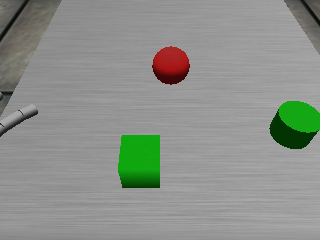
//> input picture For_Simulator/datadump/testss021/cam/left/00000002.ppm, 320 x 240 px; its folder holds only this picture in this run
$ ./cutout ../../datadump/testss021/cam/left/00000002.ppm   (built with g++ and OpenCV 4)
//> lines starting //> are read from the running program, lines starting //| are printed output that depends on the picture; after the words box and inside, x2 and y2 are one past the last pixel; in counts of white or black regions, pixels touching at a corner belong together
//Akira Taniguchi 2016/06/08
//back.cpp::http://image.onishi-lab.jp/002.html#2
//OpenCVlabeling.cpp::http://qiita.com/wakaba130/items/9d921b8b3eb812e4f197
//henkan.cpp::http://opencv.jp/cookbook/opencv_img.html
#include <stdio.h>
#include <stdlib.h>
#include <iostream>
#include <vector>
#include <opencv/cv.h>
#include <opencv2/opencv.hpp>
#include <opencv2/core.hpp>
#include <opencv2/imgproc.hpp>
#include <opencv2/imgcodecs.hpp>
#include <opencv2/highgui.hpp>
#include "./opencv_lib.hpp"
//#include <time.h>
#include <unistd.h>

// [7 lines of commented-out code are left out]

int ppm_read(char *filename, unsigned char *pimage); //上と同じ
int pgm_write(char *filename, unsigned char *pimage); //上と同じ

//intを二乗する
int i_square(int i){
  return i*i;
}


int GetRandom(int min,int max){
    //static int flag;

	//if (flag == 0) {
		srand((unsigned int)time(NULL));
	//	flag = 1;
//}

	return min + (int)(rand()*(max-min+1.0)/(1.0+RAND_MAX));
}

/*
/---- masking --- マスク領域だけ画像データをコピーする -----------------------
    image_in:    入力画像配列
    image_out:    出力画像配列
    image_mask:    マスク画像配列（２値画像）
-----------------------------------------------------------------------------/
void masking(unsigned char image_in[Y_SIZE][X_SIZE],
    unsigned char image_out[Y_SIZE][X_SIZE],
    unsigned char image_mask[Y_SIZE][X_SIZE])
{
    int    i, j;
    int HIGH = 255;

    for (i = 0; i < Y_SIZE; i++) {
        for (j = 0; j < X_SIZE; j++) {
              if (image_mask[i][j] == HIGH)    image_out[i][j] = image_in[i][j];
              else                            image_out[i][j] = 0;
        }
    }
}
*/

//実行は、「./cutout filename」のようにコマンド引数をつける
int main(int argc, char *argv[]){
  int i,j,x,y,diff,no;
  char filename[64];
  char trialname[64];
  FILE *fp,*fp2;
  unsigned char *back; //背景
  unsigned char *image; //取り込む画像
  unsigned char *sabun; //領域
  //unsigned char *mask; //領域

  back  = (unsigned char *) malloc(sizeof(unsigned char)*320*240*3); //メモリの確保
  image = (unsigned char *) malloc(sizeof(unsigned char)*320*240*3);
  sabun = (unsigned char *) malloc(sizeof(unsigned char)*320*240*1);
  //mask  = (unsigned char *) malloc(sizeof(unsigned char)*320*240*3);

  //no = atoi(argv[1]);
  strcpy(trialname,argv[1]);
  //sprintf(trialname,argv[1]);// = argv[1];
  printf("%s\n",trialname);
  ppm_read("/home/akira/Dropbox/iCub/datadump/initial/leftcam.ppm", back); //背景ファイルの読み込み

  //sprintf(filename,"~/Dropbox/iCub/datadump/%05d",no);//
  //_mkdir(filename);//ファイルは別で作成
  sprintf(filename,"/home/akira/Dropbox/iCub/datadump/%s/object_center.txt",trialname);//
  fp = fopen(filename, "w");
  printf("file open:%s\n",filename);
  strcpy(trialname,argv[1]);
  sprintf(filename,"/home/akira/Dropbox/iCub/datadump/%s/object_cam_point.txt",trialname);//
  fp2 = fopen(filename, "w");
  printf("file open:%s\n",filename);
  //for(no=1;no<=1;no++){
  no = 1; //kari
  i = 0;
  //sprintf(trialname,argv[1]);// = argv[1];
  strcpy(trialname,argv[1]);
  sprintf(filename,"/home/akira/Dropbox/iCub/datadump/%s/cam/left/00000001.ppm",trialname);

  printf("read:%s\n",filename);
  no = ppm_read(filename, image); //ファイルの読み込み
  int readok = 0;
  while (no == 1){
    strcpy(trialname,argv[1]);
    sprintf(filename,"/home/akira/Dropbox/iCub/datadump/%s/cam/left/0000000%d.ppm",trialname,i);
    printf("read:%s\n",filename);
    no = ppm_read(filename, image); //ファイルの読み込み
    readok = i;
    i++;
  }
  printf("read ok!\n");
  ////////////////////背景差分処理////////////////////

  for(y=0;y<240;y++){ //単純な差分
    for(x=0;x<320;x++){
      diff = i_square(*(image+3*(320*y+x)+0)-*(back+3*(320*y+x)+0)) +  i_square(*(image+3*(320*y+x)+1)-*(back+3*(320*y+x)+1)) + i_square(*(image+3*(320*y+x)+2)-*(back+3*(320*y+x)+2));

      if(diff>400) *(sabun+320*y+x) = 0xff;
      else *(sabun+320*y+x) = 0x00;
    }
  }
  //sprintf(trialname,argv[1]);// = argv[1];
  strcpy(trialname,argv[1]);
  printf("sabun syori ok!\n");
  sprintf(filename,"/home/akira/Dropbox/iCub/datadump/%s/image/sabun.pgm",trialname);
  printf("write:%s\n",filename);
  pgm_write(filename, sabun); //ファイルの書き込み
  ////////////////////背景差分処理////////////////////
  printf("haikei sabunn kanryo.\n");


  /*** 1,新規画像読み込み ***/
  strcpy(trialname,argv[1]);
  sprintf(filename,"/home/akira/Dropbox/iCub/datadump/%s/cam/left/0000000%d.ppm",trialname,readok);
  printf("read:%s\n",filename);
  cv::Mat moto_image = cv::imread(filename);
//> moto_image is the input picture: 240 rows x 320 cols, CV_8UC3; mean B, G, R 138.4, 145, 140.5
  std::vector<cv::Mat> channels;
  split(moto_image, channels);   // 読み込んだimageをチャンネル(RGB)ごとに分離してvectorに入れる
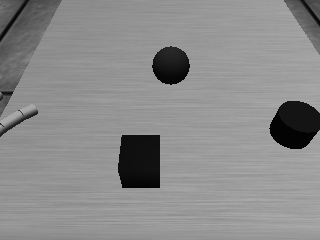
//> channels[0]: 240 rows x 320 cols, CV_8UC1; min 3, max 171, mean 138.4
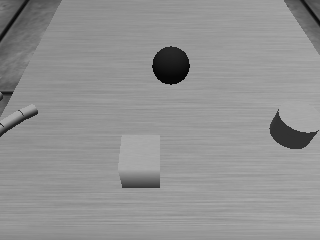
//> channels[1]: 240 rows x 320 cols, CV_8UC1; min 7, max 171, mean 145


  /*** 2,マスク処理 ***/
  strcpy(trialname,argv[1]);
  sprintf(filename,"/home/akira/Dropbox/iCub/datadump/%s/image/sabun.pgm",trialname);
  printf("read:%s\n",filename);
  cv::Mat mask = cv::imread(filename, 0); // マスク画像読み込み 引数0はグレースケールで読み込み
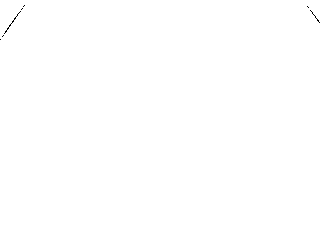
//> mask: 240 rows x 320 cols, CV_8UC1; 99.9% white; black in thin lines or dots, all inside (x1, y1, x2, y2) = (0, 5, 320, 40)
  channels.push_back(mask); // vector最後尾にマスク画像追加
  cv::Mat new_image;
  //cv::merge(channels, new_image); // mergeする
  moto_image.copyTo(new_image,mask);


  /*** 3,画像保存 ***/
  strcpy(trialname,argv[1]);
  sprintf(filename,"/home/akira/Dropbox/iCub/datadump/%s/image/mask.ppm",trialname);
  printf("write:%s\n",filename);
  //cv::imshow("new image", new_image);
  cv::imwrite(filename , new_image);

  // [20 lines of commented-out code are left out]

  strcpy(trialname,argv[1]);
  sprintf(filename,"/home/akira/Dropbox/iCub/datadump/%s/image/sabun.pgm",trialname);
  printf("read:%s\n",filename);
  //グレースケール入力
  cv::Mat src = cv::imread(filename, cv::IMREAD_GRAYSCALE);

  // 画像の読み込みに失敗したらエラー終了する
  if(src.empty())
    {
      std::cerr << "Failed to open image file." << std::endl;
      return -1;
    }

  //ラべリング処理
  cv::Mat LabelImg;
  cv::Mat stats;
  cv::Mat centroids;
  int nLab = cv::connectedComponentsWithStats(src, LabelImg, stats, centroids);
//> stats = [[0, 5, 320, 35, 51], [0, 0, 320, 240, 76749]]; centroids = [[106.6, 19.76], [159.5, 119.6]]; nLab = 2

  // ラベリング結果の描画色を決定
  std::vector<cv::Vec3b> colors(nLab);
  colors[0] = cv::Vec3b(0, 0, 0);
  for (int i = 1; i < nLab; ++i) {
    colors[i] = cv::Vec3b((rand() & 255), (rand() & 255), (rand() & 255));
  }
//> this loop made 1 pass

  // ラベリング結果の描画
  cv::Mat Dst(src.size(), CV_8UC3);

  //物体ごとの中心座標を描画
  cv::Mat Obj0(src.size(), CV_8UC3); //dummy
  cv::Mat Obj1(src.size(), CV_8UC3);
  cv::Mat Obj2(src.size(), CV_8UC3);
  cv::Mat Obj3(src.size(), CV_8UC3);
  cv::Mat Obj4(src.size(), CV_8UC3);
  cv::Mat Obj[5] = {Obj0,Obj1,Obj2,Obj3,Obj4};
  float objx[4];
  float objy[4];

  for (int i = 1; i < Dst.rows; ++i) {
    int *lb = LabelImg.ptr<int>(i);
    cv::Vec3b *pix = Dst.ptr<cv::Vec3b>(i);
    for (int j = 0; j < Dst.cols; ++j) {
      pix[j] = colors[lb[j]];
    }
  }
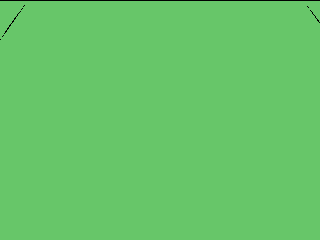
//> Dst: 240 rows x 320 cols, CV_8UC3; mean B, G, R 104.5, 197, 102.5
  printf("%d\n",nLab);
//| 2
  int object_num = 0;
  //ROIの設定
  for (int i = 1; i < nLab; ++i) {
    int *param = stats.ptr<int>(i);

    int x = stats.at<int>(i,cv::CC_STAT_LEFT);
    int y = stats.at<int>(i,cv::CC_STAT_TOP);
    int w = stats.at<int>(i,cv::CC_STAT_WIDTH);
    int h = stats.at<int>(i,cv::CC_STAT_HEIGHT);
    int area = stats.at<int>(i,cv::CC_STAT_AREA);
    if(area >= 500 && 5000 >= area && object_num < 4 && 0 <= x && x <= 320 && 0 <= y && y <= 240 && 0 <= w && w <= 320 && 0 <= h && h <= 240){

      // [4 lines of commented-out code are left out]

      cv::rectangle(Dst, cv::Rect(x, y, w, h), cv::Scalar(255, 255, 255), 1);
      //}

      //重心の出力
      //for (int i = 1; i < nLab; ++i) {
      //double *param = centroids.ptr<double>(i);
      float x2 = static_cast<float>(x);
      float y2 = static_cast<float>(y);
      float w2 = static_cast<float>(w);
      float h2 = static_cast<float>(h);


      cv::circle(Dst,cv::Point(x2 + w2/2, y2 + h2/2), 2, cv::Scalar(0, 0, 255), -1);

      //物体ごとの重心を描画
      cv::circle(Obj[object_num],cv::Point(x2 + w2/2, y2 + h2/2), 2, cv::Scalar(255, 255, 255), -1);
      objx[object_num] = x2 + w2/2;
      objy[object_num] = y2 + h2/2;


      //}

      //面積値の出力
      //for (int i = 1; i < nLab; ++i) {
      //int *param = stats.ptr<int>(i);
      std::cout << "area "<< object_num+1 <<" : " << area << std::endl;
      object_num++;

      //ROIの左上に番号を書き込む
      //int x = param[cv::ConnectedComponentsTypes::CC_STAT_LEFT];
      //int y = param[cv::ConnectedComponentsTypes::CC_STAT_TOP];
      std::stringstream num;
      num << object_num;
      cv::putText(Dst, num.str(), cv::Point(x+5, y+20), cv::FONT_HERSHEY_COMPLEX, 0.5, cv::Scalar(255, 255, 255), 1);
    }
  }
//> this loop made 1 pass
//> Obj0: 240 rows x 320 cols, CV_8UC3; every value is 0
//> after the loop, objx = [0, 0, 0, 0]; objy = [0, 0, 0, 0]; object_num = 0

  //cv::imshow("Src", src);
  //cv::imshow("Labels", Dst);
  //sprintf(trialname,argv[1]);// = argv[1];
  strcpy(trialname,argv[1]);
  sprintf(filename,"/home/akira/Dropbox/iCub/datadump/%s/image/label.ppm",trialname);//
  printf("write:%s\n",filename);
  //ppm_write(filename, Dst);
  //imwrite(const string& filename, const Mat& img, const vector<int>& params=vector<int>()
  imwrite(filename, Dst);

  std::cout << "object num: " << object_num << std::endl;
//| object num: 0
  fprintf(fp,"%d\n",object_num);
  fprintf(fp2,"%d\n",object_num);

  //物体を選ぶ
  int random_obj = GetRandom(1,object_num);
//> random_obj = 1
  printf("target object: %d\n",random_obj);
//| target object: 1
  fprintf(fp,"%d\n",random_obj);
  fprintf(fp2,"%d\n",random_obj);

  for (int i = 0;i< object_num;i++){
    if(i >= 4){
      printf("over object num.\n");
    }
    else{
      ////////////////////物体領域切り出し処理////////////////////
      //イメージをロード
      //sprintf(trialname,argv[1]);// = argv[1];
      strcpy(trialname,argv[1]);
      sprintf(filename,"/home/akira/Dropbox/iCub/datadump/%s/cam/left/0000000%d.ppm",trialname,readok);
      //sprintf(filename,"/home/akira/Dropbox/iCub/datadump/%s/image/mask.ppm",trialname);
      printf("read:%s\n",filename);
      IplImage* ipl = ::cvLoadImage(filename, CV_LOAD_IMAGE_ANYDEPTH | CV_LOAD_IMAGE_ANYCOLOR);

      strcpy(trialname,argv[1]);
      //sprintf(filename,"/home/akira/Dropbox/iCub/datadump/%s/cam/left/00000001.ppm",trialname);
      sprintf(filename,"/home/akira/Dropbox/iCub/datadump/%s/image/mask.ppm",trialname);
      printf("read:%s\n",filename);
      IplImage* ipl2 = ::cvLoadImage(filename, CV_LOAD_IMAGE_ANYDEPTH | CV_LOAD_IMAGE_ANYCOLOR);
      // [7 lines of commented-out code are left out]
      printf("%d, %f,%f\n",i+1,objx[i],objy[i]);
      fprintf(fp2,"%d, %f,%f\n",i+1,objx[i],objy[i]);
      //64x64でROIを設定
      ::cvSetImageROI(ipl, ::cvRect(objx[i]-32, objy[i]-32, 64, 64));
      ::cvSetImageROI(ipl2, ::cvRect(objx[i]-32, objy[i]-32, 64, 64));

      //printf("aaaaaa\n");
      //ROIを設定した状態でセーブ
      //sprintf(trialname,argv[1]);// = argv[1];
      strcpy(trialname,argv[1]);
      sprintf(filename,"/home/akira/Dropbox/iCub/datadump/%s/image/object_%02d.ppm",trialname,i+1);//
      printf("write:%s\n",filename);
      ::cvSaveImage(filename, ipl);

      strcpy(trialname,argv[1]);
      sprintf(filename,"/home/akira/Dropbox/iCub/datadump/%s/image/obj_mask_%02d.ppm",trialname,i+1);//
      printf("write:%s\n",filename);
      ::cvSaveImage(filename, ipl2);

      //ROIの解除
      ::cvResetImageROI(ipl);

      //イメージの解放
      ::cvReleaseImage(&ipl);

      //ROIの解除
      ::cvResetImageROI(ipl2);

      //イメージの解放
      ::cvReleaseImage(&ipl2);
      // [9 lines of commented-out code are left out]
      cv::Mat src_img = Obj[i];//cv::imread(filename, 1);
      if(src_img.empty()) return -1;
      //左上、左下、右下、右上（ｘ，ｙ）
      //cv::Point2f pts1[] = {cv::Point2f(68,51),cv::Point2f(-60,260),cv::Point2f(444,260),cv::Point2f(276,51)};
      cv::Point2f pts1[] = {cv::Point2f(62,0),cv::Point2f(-56,225),cv::Point2f(428,225),cv::Point2f(283,0)};
      cv::Point2f pts2[] = {cv::Point2f(0,0),cv::Point2f(0,200),cv::Point2f(200,200),cv::Point2f(200,0)};
      // r5014以前ではノイズがのります．
      //cv::Point2f pts1[] = {cv::Point2f(150,150.),cv::Point2f(150,300.),cv::Point2f(350,300.),cv::Point2f(350,150.)};
      //cv::Point2f pts2[] = {cv::Point2f(200,200.),cv::Point2f(150,300.),cv::Point2f(350,300.),cv::Point2f(300,200.)};

      // 透視変換行列を計算
      cv::Mat perspective_matrix = cv::getPerspectiveTransform(pts1, pts2);
      cv::Mat dst_img;
      // 変換
      cv::warpPerspective(src_img, dst_img, perspective_matrix, src_img.size(), cv::INTER_LINEAR);


      // 変換前後の座標を描画
      cv::line(src_img, pts1[0], pts1[1], cv::Scalar(255,255,0), 1, CV_AA);
      cv::line(src_img, pts1[1], pts1[2], cv::Scalar(255,255,0), 1, CV_AA);
      cv::line(src_img, pts1[2], pts1[3], cv::Scalar(255,255,0), 1, CV_AA);
      cv::line(src_img, pts1[3], pts1[0], cv::Scalar(255,255,0), 1, CV_AA);
      cv::line(src_img, pts2[0], pts2[1], cv::Scalar(255,0,255), 1, CV_AA);
      cv::line(src_img, pts2[1], pts2[2], cv::Scalar(255,0,255), 1, CV_AA);
      cv::line(src_img, pts2[2], pts2[3], cv::Scalar(255,0,255), 1, CV_AA);
      cv::line(src_img, pts2[3], pts2[0], cv::Scalar(255,0,255), 1, CV_AA);

      // [4 lines of commented-out code are left out]
      strcpy(trialname,argv[1]);
      sprintf(filename,"/home/akira/Dropbox/iCub/datadump/%s/image/henkan_%02d.pgm",trialname,i+1);//
      //sprintf(filename,"./image/henkan.ppm");//test
      cv::imwrite(filename,dst_img);
      //cv::imwrite(filename,dst_img);

      ////////////////////透視変換処理処理////////////////////
      //一度ファイルにはいて読み込まないとエラーが出る
      ////////////////////再ラベリング処理////////////////////
      //グレースケール入力
      cv::Mat src2 = cv::imread(filename, cv::IMREAD_GRAYSCALE);

      //ラべリング処理
      cv::Mat LabelImg2;
      cv::Mat stats2;
      cv::Mat centroids2;
      //int nLab = cv::connectedComponentsWithStats(src, LabelImg, stats, centroids);
      int nLab2 = cv::connectedComponentsWithStats(src2, LabelImg2, stats2, centroids2);
      // [7 lines of commented-out code are left out]

      int x = stats2.at<int>(1,cv::CC_STAT_LEFT);
      int y = stats2.at<int>(1,cv::CC_STAT_TOP);
      int w = stats2.at<int>(1,cv::CC_STAT_WIDTH);
      int h = stats2.at<int>(1,cv::CC_STAT_HEIGHT);
      //int area = stats.at<int>(i,cv::CC_STAT_AREA);

      float x2 = static_cast<float>(x);
      float y2 = static_cast<float>(y);
      float w2 = static_cast<float>(w);
      float h2 = static_cast<float>(h);
      float xd[3];

      objx[i] = x2 + w2/2;
      objy[i] = y2 + h2/2;
      printf("ojbect center %d : (%f,%f)\n",i+1,objx[i],objy[i]);
      if(0 <= x && x <= 200 && 0 <= y && y <= 200 && 0 <= objx[i] && objx[i] <= 200 && 0 <= objy[i] && objy[i] <= 200){
         xd[0]= (objy[i]/200.0)*0.6 - 0.8 + 0.026;//-0.3;//-0.16;
         xd[1]= (objx[i]/200.0)*0.6 - 0.3;//0.0;//0.6;
         xd[2]= 0.0; //0.579 - 0.5976;//0.1;//0.23;
         fprintf(fp,"%d, %f,%f,%f\n",i+1,xd[0],xd[1],xd[2]);
	  }
	  else{
	     printf("object position error.\n");
	     fprintf(fp,"%d, 0.0,0.0,0.0\n",i+1);
	  }
	  //}
      ////////////////////再ラベリング処理////////////////////

    }
  }


  fclose(fp);
  fclose(fp2);

  ////////////////////ラベリング処理////////////////////


  cv::waitKey();

  //}

  free(image); //メモリの開放
  free(sabun);
  free(back);
}


//ppm ファイルを読み込む関数（画像サイズは320×240のみ対応）
int ppm_read(char *filename, unsigned char *pimage){
  FILE *fp;
  int i=0;
  while( (fp=fopen(filename,"rb"))==NULL ){
     printf("ファイル%sが開けません\n",filename);
     sleep(2); /* 秒単位。1秒待つ */
     i++;
     //exit(-1);
     if(i >= 5){
       return 1;
     }
  }
  fscanf(fp,"P6\n320 240\n255\n"); //ヘッダを読み飛ばす
  fread(pimage,sizeof(char),320*240*3,fp);
  fclose(fp);
  return 0;
}

//pgm ファイルを書き込む関数（画像サイズは320×240のみ対応）
int pgm_write(char *filename, unsigned char *pimage){
  FILE *fp;
  fp=fopen(filename,"wb");
  //printf("a\n");
  fprintf(fp,"P5\n320 240\n255\n");
  //printf("c\n");
  fwrite(pimage,sizeof(unsigned char),320*240,fp);
  //printf("b\n");
  fclose(fp);
  return 0;
}
